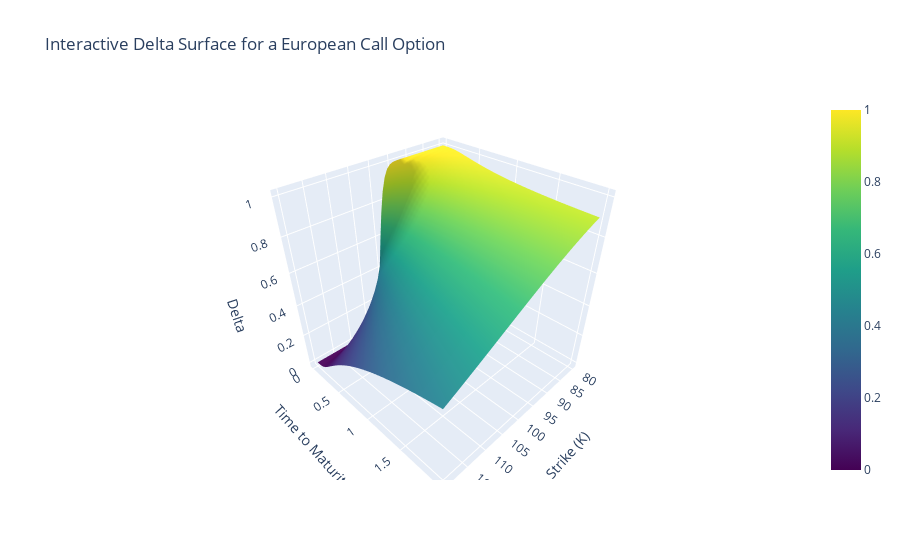

The cell this chart's notebook holds for it:
### Code cell
S = 100
r = 0.05
sigma = 0.2
strike_values = np.linspace(80, 120, 50)
time_values = np.linspace(0.01, 2, 50)  # time in years
K, T = np.meshgrid(strike_values, time_values)
Delta = call_delta(S, K, T, r, sigma)

fig = go.Figure(data=[go.Surface(x=K, y=T, z=Delta, colorscale='Viridis')])
fig.update_layout(
    title='Interactive Delta Surface for a European Call Option',
    scene=dict(
        xaxis_title='Strike (K)',
        yaxis_title='Time to Maturity (T)',
        zaxis_title='Delta'
    )
)
fig.show()

### Figure 1 — Plotly figure (JSON) as saved in the notebook; plotly's stock layout.template omitted (floating-point values rounded to 4 significant figures; data arrays with more than 128 entries replaced by an {"elided": "..."} marker saying what was removed)
{"data": [{"colorscale": [[0, "#440154"], [0.1111, "#482878"], [0.2222, "#3e4989"], [0.3333, "#31688e"], [0.4444, "#26828e"], [0.5556, "#1f9e89"], [0.6667, "#35b779"], [0.7778, "#6ece58"], [0.8889, "#b5de2b"], [1, "#fde725"]], "type": "surface", "x": {"elided": "50x50 float values"}, "y": {"elided": "50x50 float values"}, "z": {"elided": "50x50 float values"}}], "layout": {"scene": {"xaxis": {"title": {"text": "Strike (K)"}}, "yaxis": {"title": {"text": "Time to Maturity (T)"}}, "zaxis": {"title": {"text": "Delta"}}}, "title": {"text": "Interactive Delta Surface for a European Call Option"}}}
